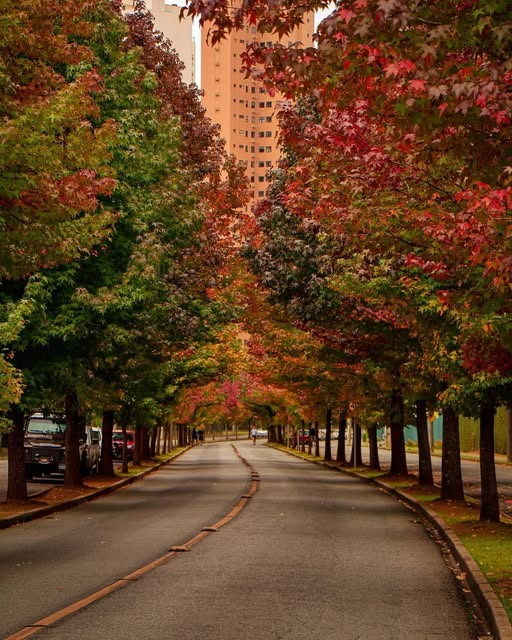
#> input picture guia-de-cores/slide_3_outono.jpg, 512 x 640 px
$ python -i gerar_criativos_pb.py   (imports and definitions only)
#> lines starting #> are read from the running program, lines starting #| are printed output that depends on the picture
#> further down, picture is the input picture: PIL image 512x640 RGB; mean R, G, B 97.2, 64.8, 35.5
#!/usr/bin/env python3
"""
Gerador de Criativos P&B para Meta Ads
Usa o padrão de design da Daiane Borcath
"""

import os
from pathlib import Path
from PIL import Image, ImageDraw, ImageFont, ImageEnhance, ImageFilter
import logging

# [1 line not run here, left out]
logger = logging.getLogger(__name__)

# Configurações
INPUT_DIR = Path("C:/Users/eliuh/Desktop/Orçamentos Fotografia Daiane/carrossel_instagram")
OUTPUT_DIR = Path("C:/Users/eliuh/Desktop/Orçamentos Fotografia Daiane/carrossel_instagram/criativos_pb")
FOTOS_DIR = Path("C:/Users/eliuh/Desktop/Orçamentos Fotografia Daiane/fotos_para_avaliar")

# Dimensões
WIDTH, HEIGHT = 1080, 1350

# Cores (do DESIGN_PATTERNS)
DOURADO = "#D4AF37"
BRANCO = "#FFFFFF"
PRETO = "#000000"
BEGE = "#F8F4E6"

# Preço
PRECO = "R$ 349"

# Fotos escolhidas para os slides (do DESIGN_PATTERNS)
FOTOS_SLIDES = [
    ("IMG_7579", "Hook emocional"),
    ("IMG_7586", "Conexão"),
    ("IMG_7564", "Familia"),
    ("IMG_7534", "Abraço"),
]

# Texts por slide
TEXTOS = {
    0: {
        "titulo": "Este Dia das Mães,\npresenteie com o que dura",
        "subtitulo": None,
    },
    1: {
        "titulo": "Flores murcham.\nChocolate acaba.",
        "subtitulo": "Mas o amor de mãe...\né eterno.",
    },
    2: {
        "titulo": "1 hora de sessão",
        "subtitulo": "15 fotos editadas em alta",
    },
    3: {
        "titulo": f"{PRECO}",
        "subtitulo": "50% de sinal via PIX\nCuritiba e região",
    },
}


def aplicar_preto_branco(img: Image.Image) -> Image.Image:
    """Converte para P&B com contraste moderado."""
    # Converter para escala de cinza
    gray = img.convert("L")
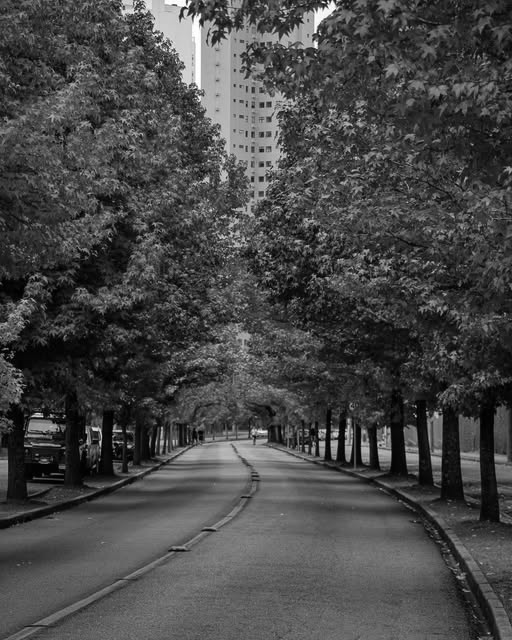
#> gray: PIL image 512x640 L; min 0, max 255, mean 71.2

    # Aumentar contraste
    enhancer = ImageEnhance.Contrast(gray)
    gray = enhancer.enhance(1.15)

    # Converter de volta para RGB para poder colorir
    img_pb = gray.convert("RGB")

    # Aplicar tom sépia suave (aquecimento)
    pixels = img_pb.load()
    for i in range(img_pb.width):
        for j in range(img_pb.height):
            r, g, b = pixels[i, j]
            # Tom levemente aquecido (sépia light)
            new_r = min(255, int(r * 1.05))
            new_g = g
            new_b = min(200, int(b * 0.90))
            pixels[i, j] = (new_r, new_g, new_b)

    return img_pb


# [131 lines left out: functions criar_overlay_gradiente, carregar_fonte, criar_slide, main, not called in this run]


# [2 lines not run here, left out]

>>> from PIL import Image
>>> picture = Image.open('slide_3_outono.jpg')
>>> result = aplicar_preto_branco(picture)
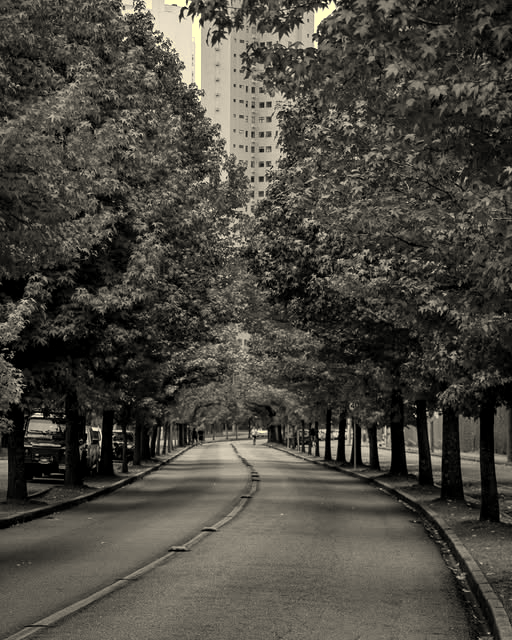
#> result: PIL image 512x640 RGB; mean R, G, B 73.8, 70.8, 63.2
